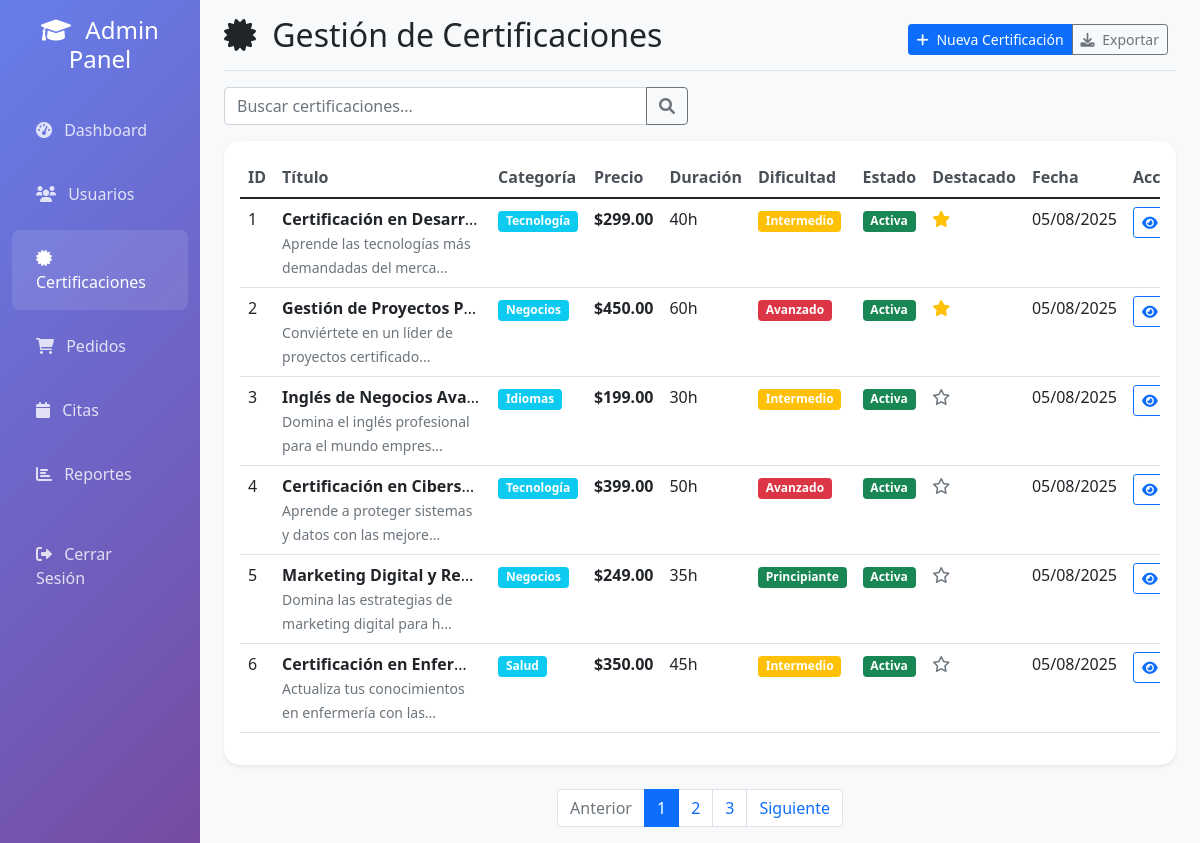
Screenshot of /certifications.php with the database file from the repository.
### tables this page shows
CREATE TABLE certifications (
    id INT AUTO_INCREMENT PRIMARY KEY,
    category_id INT,
    title VARCHAR(255) NOT NULL,
    description TEXT NOT NULL,
    detailed_description LONGTEXT,
    price DECIMAL(10,2) NOT NULL,
    duration_hours INT NOT NULL,
    difficulty_level ENUM('BEGINNER', 'INTERMEDIATE', 'ADVANCED') DEFAULT 'BEGINNER',
    language VARCHAR(10) DEFAULT 'es',
    certificate_type ENUM('COMPLETION', 'ACHIEVEMENT', 'PROFESSIONAL') DEFAULT 'COMPLETION',
    image_url VARCHAR(500),
    syllabus_url VARCHAR(500),
    prerequisites TEXT,
    learning_objectives TEXT,
    is_active BOOLEAN DEFAULT TRUE,
    featured BOOLEAN DEFAULT FALSE,
    created_at TIMESTAMP DEFAULT CURRENT_TIMESTAMP,
    updated_at TIMESTAMP DEFAULT CURRENT_TIMESTAMP ON UPDATE CURRENT_TIMESTAMP,
    FOREIGN KEY (category_id) REFERENCES certification_categories(id) ON DELETE SET NULL,
    INDEX idx_category (category_id),
    INDEX idx_active (is_active),
    INDEX idx_featured (featured),
    INDEX idx_difficulty (difficulty_level)
);

CREATE TABLE certification_categories (
    id INT AUTO_INCREMENT PRIMARY KEY,
    name VARCHAR(100) NOT NULL,
    description TEXT,
    icon VARCHAR(50),
    is_active BOOLEAN DEFAULT TRUE,
    created_at TIMESTAMP DEFAULT CURRENT_TIMESTAMP,
    updated_at TIMESTAMP DEFAULT CURRENT_TIMESTAMP ON UPDATE CURRENT_TIMESTAMP
);

### Certification.php (called while the page is built, shortened)
<?php
class Certification {
    private $conn;
    private $table_name = "certifications";
    public function __construct($db) {
        $this->conn = $db;
    }
    function read() {
        $query = "SELECT
                    c.id, c.category_id, c.title, c.description, c.price,
                    c.duration_hours, c.difficulty_level, c.language,
                    c.certificate_type, c.is_active, c.featured,
                    c.created_at, c.updated_at,
                    cat.name as category_name
                  FROM " . $this->table_name . " c
                  LEFT JOIN certification_categories cat ON c.category_id = cat.id
                  ORDER BY c.created_at DESC";
        $stmt = $this->conn->prepare($query);
        $stmt->execute();
        return $stmt;
    }
}
?>

### certifications.php (the view, shortened to what this page needs)
<?php
include_once 'models/Certification.php';
$database = new Database();
$db = $database->getConnection();
$certification = new Certification($db);
$search_keywords = isset($_GET['search']) ? $_GET['search'] : '';
if(!empty($search_keywords)) {
    $stmt = $certification->search($search_keywords);
} else {
    $stmt = $certification->read();
}
$certifications = $stmt->fetchAll(PDO::FETCH_ASSOC);
?>
<!DOCTYPE html>
<html lang="es">
<head>
    <link href="https://cdn.jsdelivr.net/npm/bootstrap@5.1.3/dist/css/bootstrap.min.css" rel="stylesheet">
    <link href="https://cdnjs.cloudflare.com/ajax/libs/font-awesome/6.0.0/css/all.min.css" rel="stylesheet">
</head>
<body class="bg-light">
    <div class="container-fluid">
        <div class="row">
            <nav class="col-md-3 col-lg-2 d-md-block sidebar collapse">
                <div class="position-sticky pt-3">
                    <div class="text-center mb-4">
                        <h4 class="text-white">
                            <i class="fas fa-graduation-cap me-2"></i>
                            Admin Panel
                        </h4>
                    </div>
                    <ul class="nav flex-column">
                        <li class="nav-item">
                            <a class="nav-link" href="index.php">
                                <i class="fas fa-tachometer-alt me-2"></i>
                                Dashboard
                            </a>
                        </li>
                        <li class="nav-item">
                            <a class="nav-link" href="users.php">
                                <i class="fas fa-users me-2"></i>
                                Usuarios
                            </a>
                        </li>
                        <li class="nav-item">
                            <a class="nav-link active" href="certifications.php">
                                <i class="fas fa-certificate me-2"></i>
                                Certificaciones
                            </a>
                        </li>
                        <li class="nav-item">
                            <a class="nav-link" href="orders.php">
                                <i class="fas fa-shopping-cart me-2"></i>
                                Pedidos
                            </a>
                        </li>
                        <li class="nav-item">
                            <a class="nav-link" href="appointments.php">
                                <i class="fas fa-calendar me-2"></i>
                                Citas
                            </a>
                        </li>
                        <li class="nav-item">
                            <a class="nav-link" href="reports.php">
                                <i class="fas fa-chart-bar me-2"></i>
                                Reportes
                            </a>
                        </li>
                        <li class="nav-item mt-3">
                            <a class="nav-link" href="logout.php">
                                <i class="fas fa-sign-out-alt me-2"></i>
                                Cerrar Sesión
                            </a>
                        </li>
                    </ul>
                </div>
            </nav>
            <main class="col-md-9 ms-sm-auto col-lg-10 px-md-4">
                <div class="d-flex justify-content-between flex-wrap flex-md-nowrap align-items-center pt-3 pb-2 mb-3 border-bottom">
                    <h1 class="h2">
                        <i class="fas fa-certificate me-2"></i>
                        Gestión de Certificaciones
                    </h1>
                    <div class="btn-toolbar mb-2 mb-md-0">
                        <div class="btn-group me-2">
                            <button type="button" class="btn btn-sm btn-primary" data-bs-toggle="modal" data-bs-target="#addCertificationModal">
                                <i class="fas fa-plus me-1"></i>
                                Nueva Certificación
                            </button>
                            <button type="button" class="btn btn-sm btn-outline-secondary">
                                <i class="fas fa-download me-1"></i>
                                Exportar
                            </button>
                        </div>
                    </div>
                </div>
                <div class="row mb-3">
                    <div class="col-md-6">
                        <form method="GET" action="">
                            <div class="input-group">
                                <input type="text" class="form-control" name="search"
                                       placeholder="Buscar certificaciones..."
                                       value="<?php echo htmlspecialchars($search_keywords); ?>">
                                <button class="btn btn-outline-secondary" type="submit">
                                    <i class="fas fa-search"></i>
                                </button>
                            </div>
                        </form>
                    </div>
                    <div class="col-md-6 text-end">
                    </div>
                </div>
                <div class="card">
                    <div class="card-body">
                        <div class="table-responsive">
                            <table class="table table-hover">
                                <thead>
                                    <tr>
                                        <th>ID</th>
                                        <th>Título</th>
                                        <th>Categoría</th>
                                        <th>Precio</th>
                                        <th>Duración</th>
                                        <th>Dificultad</th>
                                        <th>Estado</th>
                                        <th>Destacado</th>
                                        <th>Fecha</th>
                                        <th>Acciones</th>
                                    </tr>
                                </thead>
                                <tbody>
                                    <?php if(count($certifications) > 0): ?>
                                        <?php foreach($certifications as $cert): ?>
                                        <tr>
                                            <td><?php echo htmlspecialchars($cert['id']); ?></td>
                                            <td>
                                                <div class="certification-title" title="<?php echo htmlspecialchars($cert['title']); ?>">
                                                    <strong><?php echo htmlspecialchars($cert['title']); ?></strong>
                                                </div>
                                                <small class="text-muted"><?php echo htmlspecialchars(substr($cert['description'], 0, 50)) . '...'; ?></small>
                                            </td>
                                            <td>
                                                <span class="badge bg-info">
                                                    <?php echo htmlspecialchars($cert['category_name'] ?? 'Sin categoría'); ?>
                                                </span>
                                            </td>
                                            <td>
                                                <strong>$<?php echo number_format($cert['price'], 2); ?></strong>
                                            </td>
                                            <td><?php echo htmlspecialchars($cert['duration_hours']); ?>h</td>
                                            <td>
                                                <span class="badge bg-<?php
                                                    echo $cert['difficulty_level'] == 'BEGINNER' ? 'success' :
                                                        ($cert['difficulty_level'] == 'INTERMEDIATE' ? 'warning' : 'danger');
                                                ?>">
                                                    <?php
                                                        $difficulty_map = [
                                                            'BEGINNER' => 'Principiante',
                                                            'INTERMEDIATE' => 'Intermedio',
                                                            'ADVANCED' => 'Avanzado'
                                                        ];
                                                        echo $difficulty_map[$cert['difficulty_level']] ?? $cert['difficulty_level'];
                                                    ?>
                                                </span>
                                            </td>
                                            <td>
                                                <span class="badge bg-<?php echo $cert['is_active'] ? 'success' : 'secondary'; ?>">
                                                    <?php echo $cert['is_active'] ? 'Activa' : 'Inactiva'; ?>
                                                </span>
                                            </td>
                                            <td>
                                                <?php if($cert['featured']): ?>
                                                    <i class="fas fa-star text-warning" title="Destacada"></i>
                                                <?php else: ?>
                                                    <i class="far fa-star text-muted" title="No destacada"></i>
                                                <?php endif; ?>
                                            </td>
                                            <td><?php echo date('d/m/Y', strtotime($cert['created_at'])); ?></td>
                                            <td>
                                                <div class="btn-group btn-group-sm" role="group">
                                                    <button type="button" class="btn btn-outline-primary" title="Ver">
                                                        <i class="fas fa-eye"></i>
                                                    </button>
                                                </div>
                                            </td>
                                        </tr>
                                        <?php endforeach; ?>
                                    <?php endif; ?>
                                </tbody>
                            </table>
                        </div>
                    </div>
                </div>
                <nav aria-label="Page navigation" class="mt-4">
                    <ul class="pagination justify-content-center">
                        <li class="page-item disabled">
                            <a class="page-link" href="#" tabindex="-1">Anterior</a>
                        </li>
                        <li class="page-item active">
                            <a class="page-link" href="#">1</a>
                        </li>
                        <li class="page-item">
                            <a class="page-link" href="#">2</a>
                        </li>
                        <li class="page-item">
                            <a class="page-link" href="#">3</a>
                        </li>
                        <li class="page-item">
                            <a class="page-link" href="#">Siguiente</a>
                        </li>
                    </ul>
                </nav>
            </main>
        </div>
    </div>
</body>
</html>

### certifications.php (style rules this page uses)
.sidebar { min-height: 100vh; background: linear-gradient(135deg, #667eea 0%, #764ba2 100%); }
.sidebar .nav-link { color: rgba(255,255,255,0.8); padding: 1rem 1.5rem; border-radius: 0.5rem; margin: 0.25rem 0; }
.sidebar .nav-link:hover, .sidebar .nav-link.active { color: white; background-color: rgba(255,255,255,0.1); }
.card { border: none; border-radius: 1rem; box-shadow: 0 0.125rem 0.25rem rgba(0,0,0,0.075); }
.table th { border-top: none; font-weight: 600; color: #495057; }
.certification-title { max-width: 200px; overflow: hidden; text-overflow: ellipsis; white-space: nowrap; }

### rows the page displays
certifications: id "1", title "Certificación en Desarr…", description "Aprende las tecnologías más demandadas del merca", category.name "Tecnología", price "299.00", duration_hours "40", difficulty_level "Intermedio", is_active "Activa", featured 1 (drawn), created_at "05/08/2025"
certifications: id "2", title "Gestión de Proyectos P…", description "Conviértete en un líder de proyectos certificado", category.name "Negocios", price "450.00", duration_hours "60", difficulty_level "Avanzado", is_active "Activa", featured 1 (drawn), created_at "05/08/2025"
certifications: id "3", title "Inglés de Negocios Ava…", description "Domina el inglés profesional para el mundo empres", category.name "Idiomas", price "199.00", duration_hours "30", difficulty_level "Intermedio", is_active "Activa", featured 0 (drawn), created_at "05/08/2025"
certifications: id "4", title "Certificación en Cibers…", description "Aprende a proteger sistemas y datos con las mejore", category.name "Tecnología", price "399.00", duration_hours "50", difficulty_level "Avanzado", is_active "Activa", featured 0 (drawn), created_at "05/08/2025"
certifications: id "5", title "Marketing Digital y Re…", description "Domina las estrategias de marketing digital para h", category.name "Negocios", price "249.00", duration_hours "35", difficulty_level "Principiante", is_active "Activa", featured 0 (drawn), created_at "05/08/2025"
certifications: id "6", title "Certificación en Enfer…", description "Actualiza tus conocimientos en enfermería con las", category.name "Salud", price "350.00", duration_hours "45", difficulty_level "Intermedio", is_active "Activa", featured 0 (drawn), created_at "05/08/2025"
